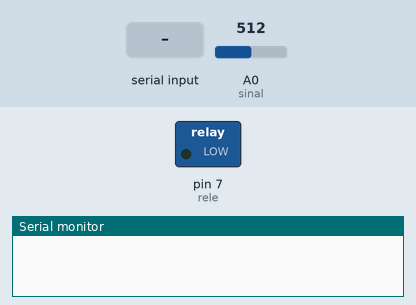
Bench run of a sketch on a simulated Arduino Uno, built with avr-gcc and run on an emulated ATmega328P. Parts: switched loads named in the sketch (green lamp = pin HIGH), the last lines printed to the serial monitor. The test bench sets the inputs (shaded band); at power-on: A0 (sinal) = 512.

Above: at 1.2 s.
1.3 s: "2" received over Serial
At 1.8 s:
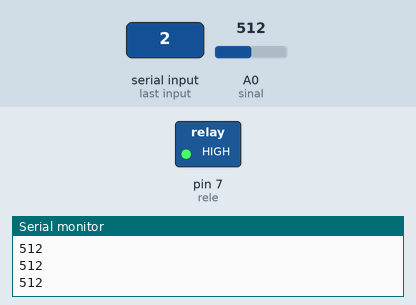
2.8 s: A0 (sinal) set to 740
4.3 s: A0 (sinal) set to 768
At 5.5 s:
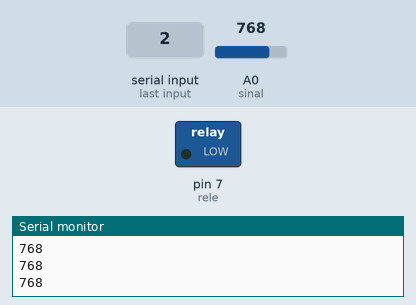
5.8 s: A0 (sinal) set to 716
At 6.7 s:
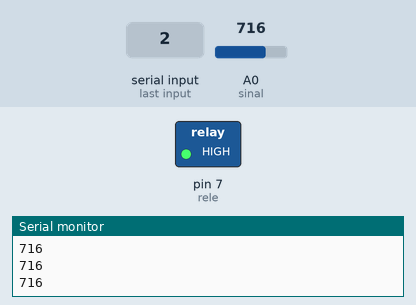
Timing chart, 0 to 8.3 s (numbered marks = the images above; inputs shaded):
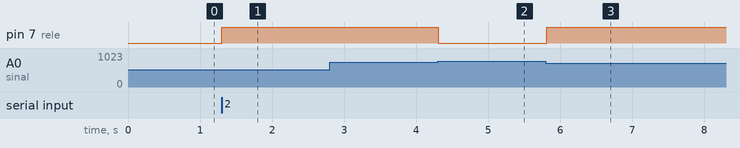

The sketch:

arduino.ino
```cpp
#define sinal A0
int rele = 7;
boolean opcao=true;
char caracter;
char opca;
boolean opc=true;
boolean op=true;
char o;
void setup()
{
  Serial.begin(9600);
  pinMode(sinal,INPUT);
  pinMode(rele,OUTPUT);
}void loop(){
       opca = Serial.read();
        switch(opca){
            case'1':
                do{
                    op=true;
                    caracter = Serial.read();
                    if(caracter == 'f'){
                        digitalWrite(rele,HIGH);

                    }else if(caracter == 'v'){
                        digitalWrite(rele,LOW);

                   }else if(caracter == 'x'){
                        opc=false;
                   }
                  }while(opc);
             break;

            case'2':
                    do{
                         opc=true;
                         int valor = analogRead(sinal);
                         Serial.println(valor);
                         o = Serial.read();
                         if(o=='x'){
                              op=false;
                         }else if(valor>=750 && valor<1125){
                             digitalWrite(rele,LOW);

                         }else if(valor<750 && valor>0){
                              digitalWrite(rele,HIGH);
                          }
                       }while(op);
            break;


           }
             }
```

Measured:
- the behaviour switches between 749 and 750 on A0 (sinal) (found by bisection; images 1 and 2)
- after the input at 1.3 s, pin 7 (rele): LOW → HIGH at once
- after the input at 4.3 s, pin 7 (rele): HIGH → LOW at once
- after the input at 5.8 s, pin 7 (rele): LOW → HIGH at once
